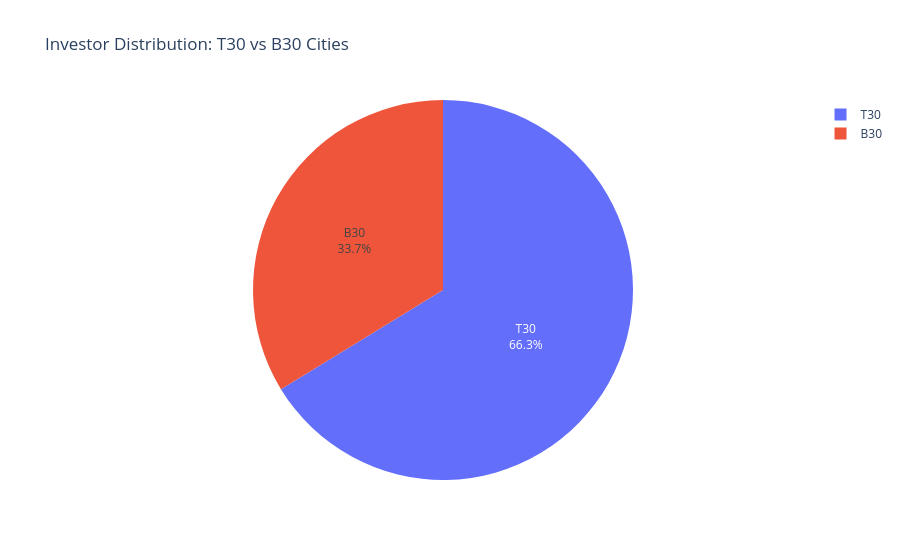

Here is the notebook cell this chart was saved with:
### Code cell
city_counts = transactions["city_tier"].value_counts()

fig = px.pie(
    values=city_counts.values,
    names=city_counts.index,
    title="Investor Distribution: T30 vs B30 Cities"
)

fig.update_traces(
    textposition="inside",
    textinfo="percent+label"
)

fig.show()

### Figure 1 — Plotly figure (JSON) as saved in the notebook; plotly's stock layout.template omitted (floating-point values rounded to 4 significant figures)
{"data": [{"domain": {"x": [0, 1], "y": [0, 1]}, "hovertemplate": "label=%{label}<br>value=%{value}<extra></extra>", "labels": ["T30", "B30"], "legendgroup": "", "name": "", "showlegend": true, "textinfo": "percent+label", "textposition": "inside", "type": "pie", "values": [21719, 11059]}], "layout": {"legend": {"tracegroupgap": 0}, "title": {"text": "Investor Distribution: T30 vs B30 Cities"}}}
